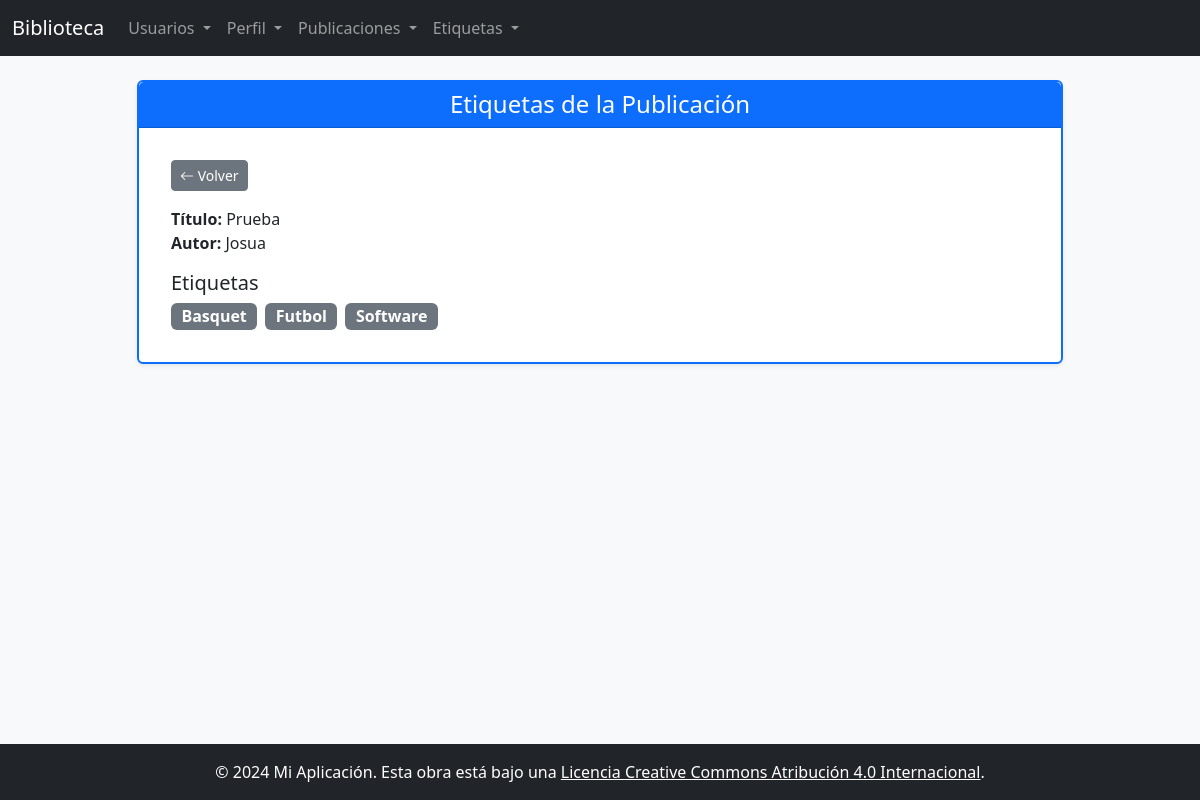
/Publicacion/ver-etiquetas/6 (signed in), run on the app's committed database.
### app/models/publicacion.py (models this page shows)
class Publicacion(db.Model):
    __tablename__ = 'publicacion'
    id         = db.Column(db.Integer, primary_key=True)
    titulo     = db.Column(db.String(200), nullable=False)
    contenido  = db.Column(db.Text)
    usuario_id = db.Column(db.Integer, db.ForeignKey('usuario.id'), nullable=False)
    usuario    = db.relationship('User', backref=db.backref('publicaciones', lazy='dynamic'))
    etiquetas  = db.relationship('Etiqueta', secondary=publicacion_etiqueta, backref=db.backref('publicaciones', lazy='dynamic'))

### app/models/users.py (models this page shows, shortened)
class User(db.Model, UserMixin):
    __tablename__ = 'usuario'
    idUser       = db.Column('id',         db.Integer, primary_key=True)
    nameUser     = db.Column('nombre',     db.String(100), nullable=False)
    emailUser    = db.Column('email',      db.String(150), unique=True, nullable=False)
    passwordUser = db.Column('password',   db.String(120), nullable=False)
    creado_en    = db.Column(db.DateTime,  default=lambda: datetime.now(timezone.utc))

### app/models/etiqueta.py (models this page shows)
class Etiqueta(db.Model):
    __tablename__ = 'etiqueta'
    id     = db.Column(db.Integer, primary_key=True)
    nombre = db.Column(db.String(50), nullable=False)
    slug   = db.Column(db.String(50), nullable=False)

### app/routes/publicacion.py (the view)
@bp.route('/ver-etiquetas/<int:id>')
@login_required
def ver_etiquetas(id):
    pub = Publicacion.query.get_or_404(id)
    return render_template('publicacion/ver_etiquetas.html', pub=pub)

### app/__init__.py (called while the page is built)
def create_app():
    app = Flask(__name__)
    app.config.from_object('config.Config')
    db.init_app(app)
    login_manager.init_app(app)
    login_manager.login_view = 'auth.login'
    @login_manager.user_loader
    def load_user(idUser):
        from .models.users import User
        return User.query.get(int(idUser))
    from app.routes import (
        auth, users_route, users_route_async,
        perfil, publicacion, etiqueta
    )
    app.register_blueprint(auth.bp)
    app.register_blueprint(users_route.bp)
    app.register_blueprint(users_route_async.bp)
    app.register_blueprint(perfil.bp)
    app.register_blueprint(publicacion.bp)
    app.register_blueprint(etiqueta.bp)
    @app.errorhandler(Exception)
    def handle_error(e):
        print(f"An error occurred: {str(e)}")
        return {"error": str(e)}, 500
    return app

### app/templates/publicacion/ver_etiquetas.html
{% extends "base.html" %}
{% block titulo_pagina %}Etiquetas de la Publicación{% endblock %}
{% block content %}
    <a href="{{ url_for('publicacion.index') }}" class="btn btn-secondary btn-sm mb-3">
        <i class="bi bi-arrow-left"></i> Volver
    </a>
    <div class="mb-3">
        <strong>Título:</strong> {{ pub.titulo }}<br>
        <strong>Autor:</strong> {{ pub.usuario.nameUser }}
    </div>
    <h5>Etiquetas</h5>
    {% if pub.etiquetas %}
        <div class="mt-2">
            {% for e in pub.etiquetas %}
                <a href="{{ url_for('etiqueta.ver', id=e.id) }}" class="badge bg-secondary text-decoration-none fs-6 me-1">
                    {{ e.nombre }}
                </a>
            {% endfor %}
        </div>
    {% else %}
        <p class="text-muted">Esta publicación no tiene etiquetas.</p>
    {% endif %}
{% endblock %}

### data on the page
Publicacion: titulo "Prueba"
User: usuario.nameUser "Josua"
Etiqueta: nombre "Basquet"
Etiqueta: nombre "Futbol"
Etiqueta: nombre "Software"
